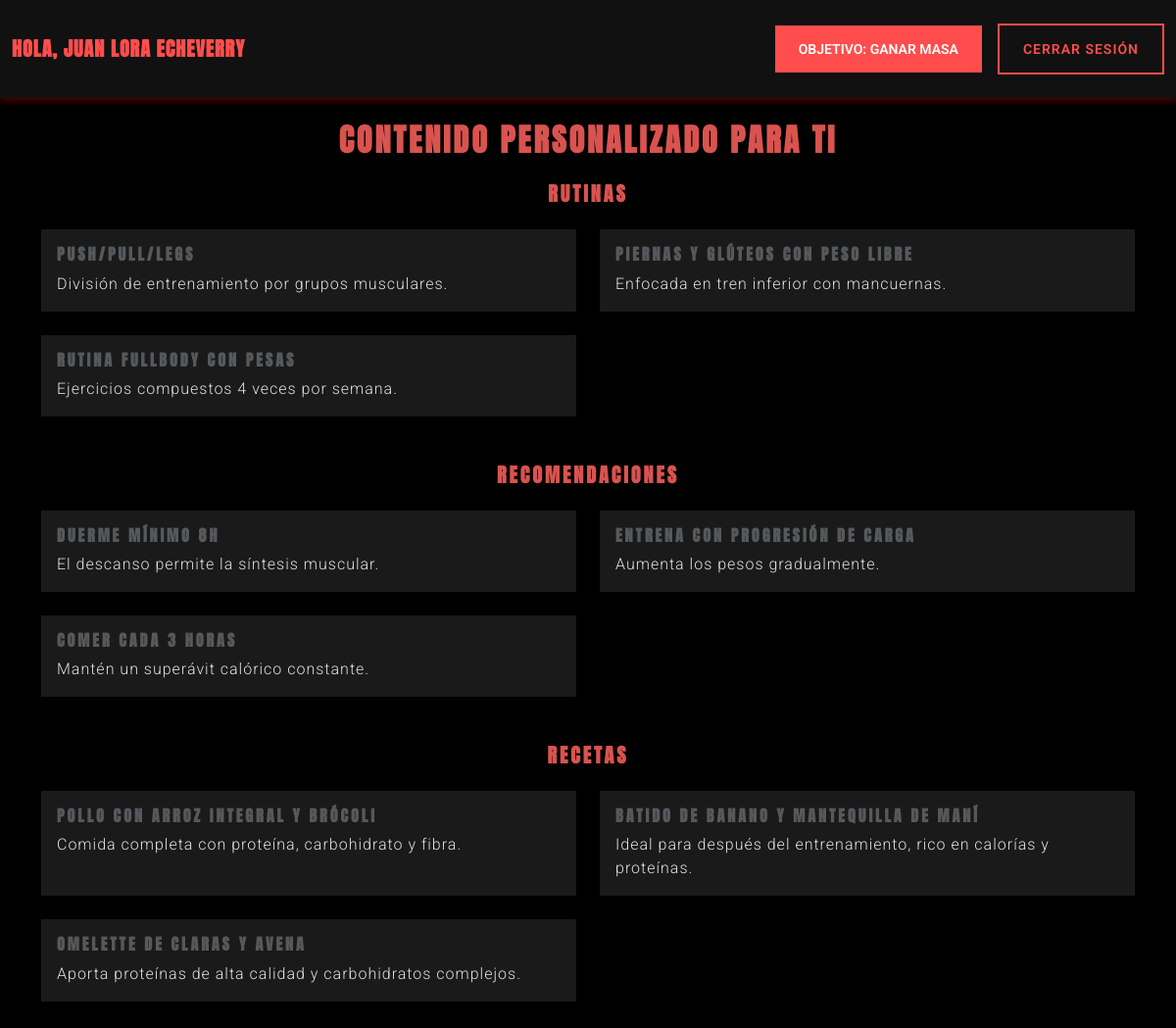
Page /user/dashboard.php (signed in) on the committed database.
### tables this page shows
CREATE TABLE IF NOT EXISTS `users` (
                                       `id` int(11) NOT NULL,
    `name` varchar(100) DEFAULT NULL,
    `email` varchar(100) DEFAULT NULL,
    `password` varchar(255) DEFAULT NULL,
    `role` enum('admin','user') DEFAULT 'user',
    `objetivo` varchar(100) DEFAULT NULL
    );

CREATE TABLE `rutinas` (
                           `id` INT NOT NULL AUTO_INCREMENT,
                           `titulo` VARCHAR(255) NOT NULL,
                           `objetivo` VARCHAR(100) NOT NULL,
                           `descripcion` TEXT,
                           PRIMARY KEY (`id`)
);

CREATE TABLE `recomendaciones` (
                                   `id` INT NOT NULL AUTO_INCREMENT,
                                   `titulo` VARCHAR(255) NOT NULL,
                                   `objetivo` VARCHAR(100) NOT NULL,
                                   `descripcion` TEXT,
                                   PRIMARY KEY (`id`)
);

CREATE TABLE `recetas` (
                           `id` INT NOT NULL AUTO_INCREMENT,
                           `titulo` VARCHAR(255) NOT NULL,
                           `objetivo` VARCHAR(100) NOT NULL,
                           `descripcion` TEXT,
                           PRIMARY KEY (`id`)
);

### user/dashboard.php (the view, shortened to what this page needs)
<!DOCTYPE html>
<html lang="es">
<head>
    <link href="../bootstrap.min (3).css" rel="stylesheet">
</head>
<body>
<?php
include '../includes/db.php';
$user_id = $_SESSION['user_id'];
$stmt = $conn->prepare("SELECT objetivo FROM users WHERE id = ?");
$stmt->bind_param("i", $user_id);
$stmt->execute();
$result = $stmt->get_result();
$user = $result->fetch_assoc();
$objetivoUsuario = $user['objetivo'];
?>
<nav class="navbar navbar-expand-lg navbar-dark">
    <div class="container-fluid justify-content-between">
        <span class="navbar-brand fw-bold username">Hola, <?php echo $_SESSION['name']; ?></span>
        <div class="d-flex align-items-center gap-3">
            <button type="button" class="btn btn-warning mb3">Objetivo: <?php echo ucfirst($objetivoUsuario);?></button>
            <a href="../logout.php" class="btn btn-outline-light">Cerrar sesión</a>
        </div>
    </div>
</nav>
<main class="container mb-5"><br>
    <h1 class="text-danger text-center mb-4">Contenido personalizado para ti</h1>
    <h4 class="text-danger text-center mb-4">Rutinas</h4>
    <div class="row row-cols-1 row-cols-md-2 g-4 mb-5">
        <?php
        $stmt = $conn->prepare("SELECT * FROM rutinas WHERE objetivo = ? ORDER BY id DESC");
        $stmt->bind_param("s", $objetivoUsuario);
        $stmt->execute();
        $res = $stmt->get_result();
        if ($res->num_rows > 0) {
            while ($row = $res->fetch_assoc()) {
                echo '
                <div class="col">
                    <div class="card h-100">
                        <div class="card-body">
                            <h5 class="card-title">'.htmlspecialchars($row['titulo']).'</h5>
                            <p class="card-text">'.nl2br(htmlspecialchars($row['descripcion'])).'</p>
                        </div>
                    </div>
                </div>';
            }
        } else {
            echo '<div class="col"><div class="alert alert-info">No hay rutinas disponibles para tu objetivo.</div></div>';
        }
        ?>
    </div>
    <h4 class="text-danger text-center mb-4">Recomendaciones</h4>
    <div class="row row-cols-1 row-cols-md-2 g-4 mb-5">
        <?php
        $stmt = $conn->prepare("SELECT * FROM recomendaciones WHERE objetivo = ? ORDER BY id DESC");
        $stmt->bind_param("s", $objetivoUsuario);
        $stmt->execute();
        $res = $stmt->get_result();
        if ($res->num_rows > 0) {
            while ($row = $res->fetch_assoc()) {
                echo '
                <div class="col">
                    <div class="card h-100">
                        <div class="card-body">
                            <h5 class="card-title">'.htmlspecialchars($row['titulo']).'</h5>
                            <p class="card-text">'.nl2br(htmlspecialchars($row['descripcion'])).'</p>
                        </div>
                    </div>
                </div>';
            }
        } else {
            echo '<div class="col"><div class="alert alert-info">No hay recomendaciones disponibles para tu objetivo.</div></div>';
        }
        ?>
    </div>
    <h4 class="text-danger text-center mb-4">Recetas</h4>
    <div class="row row-cols-1 row-cols-md-2 g-4 mb-5">
        <?php
        $stmt = $conn->prepare("SELECT * FROM recetas WHERE objetivo = ? ORDER BY id DESC");
        $stmt->bind_param("s", $objetivoUsuario);
        $stmt->execute();
        $res = $stmt->get_result();
        if ($res->num_rows > 0) {
            while ($row = $res->fetch_assoc()) {
                echo '
                <div class="col">
                    <div class="card h-100">
                        <div class="card-body">
                            <h5 class="card-title">'.htmlspecialchars($row['titulo']).'</h5>
                            <p class="card-text">'.nl2br(htmlspecialchars($row['descripcion'])).'</p>
                        </div>
                    </div>
                </div>';
            }
        } else {
            echo '<div class="col"><div class="alert alert-info">No hay recetas disponibles para tu objetivo.</div></div>';
        }
        ?>
    </div>
</main>
</body>
</html>

### user/dashboard.php (style rules this page uses)
body { background-color: #000; color: #fff; font-family: 'Roboto', sans-serif; }
h1, h4, .card-title, .username { font-family: 'Anton', sans-serif; }
.navbar { background-color: #111 !important; box-shadow: 0 2px 8px rgba(255, 0, 0, 0.4); }
.username { color: #ff4d4d !important; font-weight: 700; }
.card { background-color: #1a1a1a; border: none; transition: transform 0.3s ease, box-shadow 0.3s ease; }
.card-title { color: #ff4d4d; }
.card-text { color: #e0e0e0; }
.btn-warning { background-color: #ff4d4d; border-color: #ff4d4d; color: #fff; }
.btn-outline-light { border-color: #ff4d4d; color: #ff4d4d; }

### rows in the picture
users: objetivo "GANAR MASA"
rutinas: titulo "PUSH/PULL/LEGS", descripcion "División de entrenamiento por grupos musculares."
rutinas: titulo "PIERNAS Y GLÚTEOS CON PESO LIBRE", descripcion "Enfocada en tren inferior con mancuernas."
rutinas: titulo "RUTINA FULLBODY CON PESAS", descripcion "Ejercicios compuestos 4 veces por semana."
recomendaciones: titulo "DUERME MÍNIMO 8H", descripcion "El descanso permite la síntesis muscular."
recomendaciones: titulo "ENTRENA CON PROGRESIÓN DE CARGA", descripcion "Aumenta los pesos gradualmente."
recomendaciones: titulo "COMER CADA 3 HORAS", descripcion "Mantén un superávit calórico constante."
recetas: titulo "POLLO CON ARROZ INTEGRAL Y BRÓCOLI", descripcion "Comida completa con proteína, carbohidrato y fibra."
recetas: titulo "BATIDO DE BANANO Y MANTEQUILLA DE MANÍ", descripcion "Ideal para después del entrenamiento, rico en calorías y proteínas."
recetas: titulo "OMELETTE DE CLARAS Y AVENA", descripcion "Aporta proteínas de alta calidad y carbohidratos complejos."

### other values in the picture
$_SESSION['name'] "JUAN LORA ECHEVERRY"
